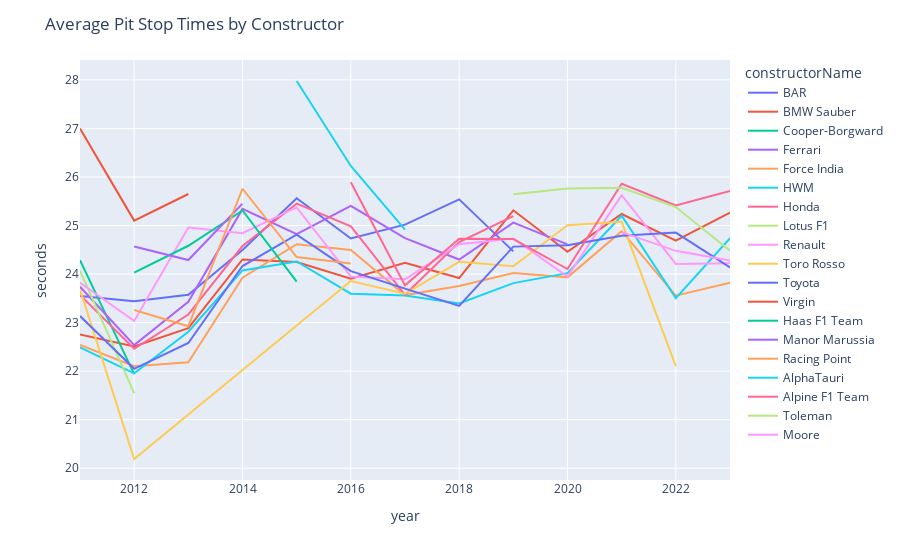

Notebook cell for this chart:
### Markdown cell above
#### We have some variables naming issue that lots of variables are sharing the same variable name in different dataset when we try to merge datasets in the first time. Therefore, renaming variables in each dataset is necessary. The above code is actually the second time mergeing and since code of merging dataset are the same, only the second time merging process are displayed.

### Code cell
fig = px.line(mergedPitStops[mergedPitStops['seconds'] < 50].groupby(by = ['year', 'constructorName']).mean(numeric_only=True).reset_index(),
                 x = 'year',
                 y = 'seconds',
                 color = 'constructorName'
                )
fig.update_layout(
    title_text='Average Pit Stop Times by Constructor',
)
fig.show()

### Figure 1 — Plotly figure (JSON) as saved in the notebook; plotly's stock layout.template omitted (floating-point values rounded to 4 significant figures)
{"data": [{"hovertemplate": "constructorName=BAR<br>year=%{x}<br>seconds=%{y}<extra></extra>", "legendgroup": "BAR", "line": {"color": "#636efa", "dash": "solid"}, "marker": {"symbol": "circle"}, "mode": "lines", "name": "BAR", "orientation": "v", "showlegend": true, "type": "scatter", "x": [2011, 2012, 2013, 2014, 2015, 2016, 2017, 2018, 2019], "xaxis": "x", "y": [23.55, 23.44, 23.57, 24.5, 25.56, 24.73, 25.02, 25.54, 24.47], "yaxis": "y"}, {"hovertemplate": "constructorName=BMW Sauber<br>year=%{x}<br>seconds=%{y}<extra></extra>", "legendgroup": "BMW Sauber", "line": {"color": "#EF553B", "dash": "solid"}, "marker": {"symbol": "circle"}, "mode": "lines", "name": "BMW Sauber", "orientation": "v", "showlegend": true, "type": "scatter", "x": [2011, 2012, 2013, 2014, 2015, 2016, 2017, 2018, 2019, 2020, 2021, 2022, 2023], "xaxis": "x", "y": [22.76, 22.51, 22.89, 24.3, 24.25, 23.91, 24.23, 23.92, 25.31, 24.46, 25.24, 24.69, 25.27], "yaxis": "y"}, {"hovertemplate": "constructorName=Cooper-Borgward<br>year=%{x}<br>seconds=%{y}<extra></extra>", "legendgroup": "Cooper-Borgward", "line": {"color": "#00cc96", "dash": "solid"}, "marker": {"symbol": "circle"}, "mode": "lines", "name": "Cooper-Borgward", "orientation": "v", "showlegend": true, "type": "scatter", "x": [2011, 2012], "xaxis": "x", "y": [24.29, 21.94], "yaxis": "y"}, {"hovertemplate": "constructorName=Ferrari<br>year=%{x}<br>seconds=%{y}<extra></extra>", "legendgroup": "Ferrari", "line": {"color": "#ab63fa", "dash": "solid"}, "marker": {"symbol": "circle"}, "mode": "lines", "name": "Ferrari", "orientation": "v", "showlegend": true, "type": "scatter", "x": [2011, 2012, 2013, 2014, 2015, 2016, 2017, 2018, 2019, 2020], "xaxis": "x", "y": [23.74, 22.54, 23.43, 25.34, 24.82, 25.4, 24.74, 24.3, 25.06, 24.61], "yaxis": "y"}, {"hovertemplate": "constructorName=Force India<br>year=%{x}<br>seconds=%{y}<extra></extra>", "legendgroup": "Force India", "line": {"color": "#FFA15A", "dash": "solid"}, "marker": {"symbol": "circle"}, "mode": "lines", "name": "Force India", "orientation": "v", "showlegend": true, "type": "scatter", "x": [2011, 2012, 2013, 2014, 2015, 2016, 2017, 2018, 2019, 2020, 2021, 2022, 2023], "xaxis": "x", "y": [22.54, 22.1, 22.18, 23.92, 24.61, 24.49, 23.57, 23.75, 24.02, 23.93, 24.88, 23.56, 23.82], "yaxis": "y"}, {"hovertemplate": "constructorName=HWM<br>year=%{x}<br>seconds=%{y}<extra></extra>", "legendgroup": "HWM", "line": {"color": "#19d3f3", "dash": "solid"}, "marker": {"symbol": "circle"}, "mode": "lines", "name": "HWM", "orientation": "v", "showlegend": true, "type": "scatter", "x": [2011, 2012, 2013, 2014, 2015, 2016, 2017, 2018, 2019, 2020, 2021, 2022, 2023], "xaxis": "x", "y": [22.49, 21.95, 22.81, 24.07, 24.26, 23.6, 23.56, 23.39, 23.81, 24.02, 25.2, 23.5, 24.74], "yaxis": "y"}, {"hovertemplate": "constructorName=Honda<br>year=%{x}<br>seconds=%{y}<extra></extra>", "legendgroup": "Honda", "line": {"color": "#FF6692", "dash": "solid"}, "marker": {"symbol": "circle"}, "mode": "lines", "name": "Honda", "orientation": "v", "showlegend": true, "type": "scatter", "x": [2011, 2012, 2013, 2014, 2015, 2016, 2017, 2018, 2019], "xaxis": "x", "y": [23.57, 22.46, 23.17, 24.58, 25.45, 24.98, 23.57, 24.66, 25.19], "yaxis": "y"}, {"hovertemplate": "constructorName=Lotus F1<br>year=%{x}<br>seconds=%{y}<extra></extra>", "legendgroup": "Lotus F1", "line": {"color": "#B6E880", "dash": "solid"}, "marker": {"symbol": "circle"}, "mode": "lines", "name": "Lotus F1", "orientation": "v", "showlegend": true, "type": "scatter", "x": [2011, 2012], "xaxis": "x", "y": [24.07, 21.55], "yaxis": "y"}, {"hovertemplate": "constructorName=Renault<br>year=%{x}<br>seconds=%{y}<extra></extra>", "legendgroup": "Renault", "line": {"color": "#FF97FF", "dash": "solid"}, "marker": {"symbol": "circle"}, "mode": "lines", "name": "Renault", "orientation": "v", "showlegend": true, "type": "scatter", "x": [2011, 2012, 2013, 2014, 2015, 2016, 2017, 2018, 2019, 2020, 2021, 2022, 2023], "xaxis": "x", "y": [23.82, 23.04, 24.96, 24.84, 25.37, 23.95, 23.89, 24.61, 24.73, 23.95, 25.62, 24.21, 24.22], "yaxis": "y"}, {"hovertemplate": "constructorName=Toro Rosso<br>year=%{x}<br>seconds=%{y}<extra></extra>", "legendgroup": "Toro Rosso", "line": {"color": "#FECB52", "dash": "solid"}, "marker": {"symbol": "circle"}, "mode": "lines", "name": "Toro Rosso", "orientation": "v", "showlegend": true, "type": "scatter", "x": [2011, 2012, 2016, 2017, 2018, 2019, 2020, 2021, 2022], "xaxis": "x", "y": [23.68, 20.19, 23.86, 23.59, 24.25, 24.16, 25.01, 25.08, 22.1], "yaxis": "y"}, {"hovertemplate": "constructorName=Toyota<br>year=%{x}<br>seconds=%{y}<extra></extra>", "legendgroup": "Toyota", "line": {"color": "#636efa", "dash": "solid"}, "marker": {"symbol": "circle"}, "mode": "lines", "name": "Toyota", "orientation": "v", "showlegend": true, "type": "scatter", "x": [2011, 2012, 2013, 2014, 2015, 2016, 2017, 2018, 2019, 2020, 2021, 2022, 2023], "xaxis": "x", "y": [23.14, 22.05, 22.58, 24.17, 24.81, 24.06, 23.7, 23.34, 24.57, 24.6, 24.79, 24.85, 24.13], "yaxis": "y"}, {"hovertemplate": "constructorName=Virgin<br>year=%{x}<br>seconds=%{y}<extra></extra>", "legendgroup": "Virgin", "line": {"color": "#EF553B", "dash": "solid"}, "marker": {"symbol": "circle"}, "mode": "lines", "name": "Virgin", "orientation": "v", "showlegend": true, "type": "scatter", "x": [2011, 2012, 2013], "xaxis": "x", "y": [27.0, 25.1, 25.65], "yaxis": "y"}, {"hovertemplate": "constructorName=Haas F1 Team<br>year=%{x}<br>seconds=%{y}<extra></extra>", "legendgroup": "Haas F1 Team", "line": {"color": "#00cc96", "dash": "solid"}, "marker": {"symbol": "circle"}, "mode": "lines", "name": "Haas F1 Team", "orientation": "v", "showlegend": true, "type": "scatter", "x": [2012, 2013, 2014, 2015], "xaxis": "x", "y": [24.03, 24.58, 25.31, 23.84], "yaxis": "y"}, {"hovertemplate": "constructorName=Manor Marussia<br>year=%{x}<br>seconds=%{y}<extra></extra>", "legendgroup": "Manor Marussia", "line": {"color": "#ab63fa", "dash": "solid"}, "marker": {"symbol": "circle"}, "mode": "lines", "name": "Manor Marussia", "orientation": "v", "showlegend": true, "type": "scatter", "x": [2012, 2013, 2014], "xaxis": "x", "y": [24.57, 24.29, 25.45], "yaxis": "y"}, {"hovertemplate": "constructorName=Racing Point<br>year=%{x}<br>seconds=%{y}<extra></extra>", "legendgroup": "Racing Point", "line": {"color": "#FFA15A", "dash": "solid"}, "marker": {"symbol": "circle"}, "mode": "lines", "name": "Racing Point", "orientation": "v", "showlegend": true, "type": "scatter", "x": [2012, 2013, 2014, 2015, 2016], "xaxis": "x", "y": [23.26, 22.92, 25.76, 24.35, 24.22], "yaxis": "y"}, {"hovertemplate": "constructorName=AlphaTauri<br>year=%{x}<br>seconds=%{y}<extra></extra>", "legendgroup": "AlphaTauri", "line": {"color": "#19d3f3", "dash": "solid"}, "marker": {"symbol": "circle"}, "mode": "lines", "name": "AlphaTauri", "orientation": "v", "showlegend": true, "type": "scatter", "x": [2015, 2016, 2017], "xaxis": "x", "y": [27.98, 26.23, 24.92], "yaxis": "y"}, {"hovertemplate": "constructorName=Alpine F1 Team<br>year=%{x}<br>seconds=%{y}<extra></extra>", "legendgroup": "Alpine F1 Team", "line": {"color": "#FF6692", "dash": "solid"}, "marker": {"symbol": "circle"}, "mode": "lines", "name": "Alpine F1 Team", "orientation": "v", "showlegend": true, "type": "scatter", "x": [2016, 2017, 2018, 2019, 2020, 2021, 2022, 2023], "xaxis": "x", "y": [25.89, 23.77, 24.73, 24.72, 24.1, 25.86, 25.41, 25.71], "yaxis": "y"}, {"hovertemplate": "constructorName=Toleman<br>year=%{x}<br>seconds=%{y}<extra></extra>", "legendgroup": "Toleman", "line": {"color": "#B6E880", "dash": "solid"}, "marker": {"symbol": "circle"}, "mode": "lines", "name": "Toleman", "orientation": "v", "showlegend": true, "type": "scatter", "x": [2019, 2020, 2021, 2022, 2023], "xaxis": "x", "y": [25.65, 25.76, 25.78, 25.38, 24.48], "yaxis": "y"}, {"hovertemplate": "constructorName=Moore<br>year=%{x}<br>seconds=%{y}<extra></extra>", "legendgroup": "Moore", "line": {"color": "#FF97FF", "dash": "solid"}, "marker": {"symbol": "circle"}, "mode": "lines", "name": "Moore", "orientation": "v", "showlegend": true, "type": "scatter", "x": [2021, 2022, 2023], "xaxis": "x", "y": [24.86, 24.48, 24.28], "yaxis": "y"}], "layout": {"legend": {"title": {"text": "constructorName"}, "tracegroupgap": 0}, "margin": {"t": 60}, "title": {"text": "Average Pit Stop Times by Constructor"}, "xaxis": {"anchor": "y", "domain": [0, 1], "title": {"text": "year"}}, "yaxis": {"anchor": "x", "domain": [0, 1], "title": {"text": "seconds"}}}}
